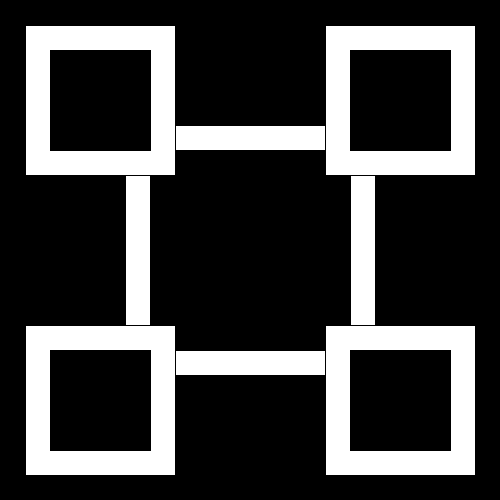
Frame 1 (no input)
Frame 60 (the mouse pressed at the canvas centre just before this capture): identical to frame 1, image omitted
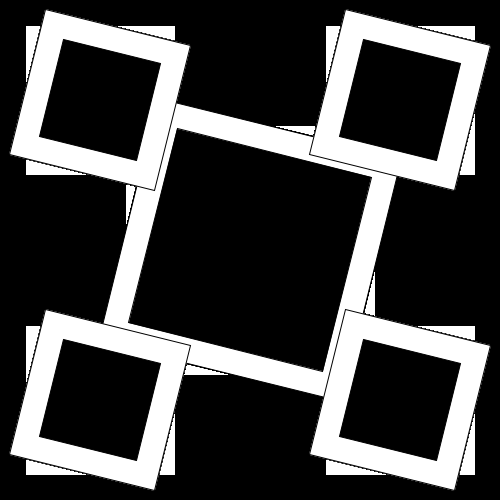
Frame 120 (the mouse held since frame 60 and released just before this capture)

The Processing sketch that drew these frames (run headless with seeded random() and noise(); from frame 60 on, the mouse is pressed at the canvas centre):

// Processing sketch: processing_168798
// ── processing_168798.pde

void setup()
{
  size(500,500);
  background(0);
  //noFill();
  fill(255);
  stroke(0,0,0);
  
  smooth();
}

void draw()
{
  fill(255);
  
  pushMatrix();
  translate(250,250);
  rotate(mouseX);
  rectMode(CENTER);
  rect(0,0,250,250);
  fill(0);
  rect(0,0,200,200);
  popMatrix();
  
  fill(255);
  pushMatrix();
  translate(150,150);
  map(mouseX,0,width,0,2*PI);
  translate(width/2,height/2);
  rotate(mouseX);
  rectMode(CENTER);
  rect(0,0,150,150);
  fill(0);
  rect(0,0,100,100);
  popMatrix();
  
  fill(255);
  pushMatrix();
  translate(-150,-150);
  map(mouseX,0,width,0,2*PI);
  translate(width/2,height/2);
  rotate(mouseX);
  rectMode(CENTER);
  rect(0,0,150,150);
  fill(0);
  rect(0,0,100,100);
  popMatrix();
  
  fill(255);
  pushMatrix();
  translate(150,-150);
  map(mouseX,0,width,0,2*PI);
  translate(width/2,height/2);
  rotate(mouseX);
  rectMode(CENTER);
  rect(0,0,150,150);
  fill(0);
  rect(0,0,100,100);
  popMatrix();
  
  fill(255);
  pushMatrix();
  translate(-150,150);
  map(mouseX,0,width,0,2*PI);
  translate(width/2,height/2);
  rotate(mouseX);
  rectMode(CENTER);
  rect(0,0,150,150);
  fill(0);
  rect(0,0,100,100);
  popMatrix();  
  
}
